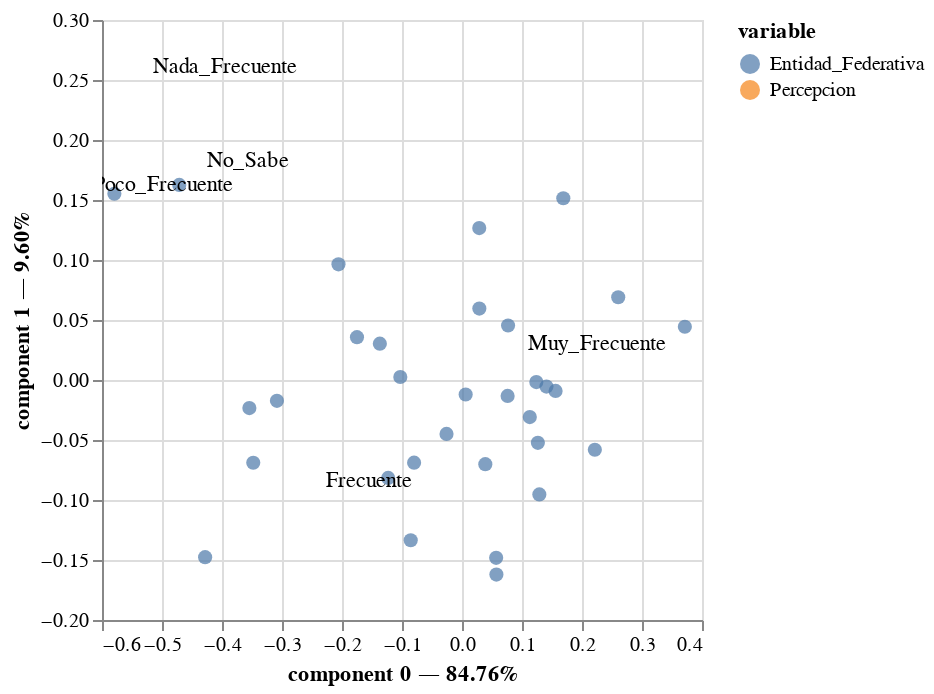

Source (notebook cell):
### Markdown cell above
Las dos primeras componentes explican más del **90% de la varianza total**.

### Code cell
ca.plot(contingency_table_corruption_perception, x_component = 0, y_component = 1, show_row_markers = True,
        show_column_markers = False, show_row_labels = False, show_column_labels = True)

### Figure 1 — Vega specification as saved in the notebook (floating-point values rounded to 4 significant figures)
{"$schema": "https://vega.github.io/schema/vega/v5.json", "data": [{"name": "param_4_store"}, {"name": "source_0", "values": [{"component 0": -0.3085, "component 1": -0.01734, "value": "AGS", "variable": "Entidad_Federativa"}, {"component 0": 0.02889, "component 1": 0.05953, "value": "BC", "variable": "Entidad_Federativa"}, {"component 0": -0.1231, "component 1": -0.08158, "value": "BCS", "variable": "Entidad_Federativa"}, {"component 0": -0.3479, "component 1": -0.069, "value": "CAMP", "variable": "Entidad_Federativa"}, {"component 0": 0.3714, "component 1": 0.04439, "value": "CDMX", "variable": "Entidad_Federativa"}, {"component 0": -0.1028, "component 1": 0.002473, "value": "CHIH", "variable": "Entidad_Federativa"}, {"component 0": 0.07678, "component 1": 0.04538, "value": "CHIS", "variable": "Entidad_Federativa"}, {"component 0": 0.02875, "component 1": 0.1266, "value": "COAH", "variable": "Entidad_Federativa"}, {"component 0": -0.175, "component 1": 0.0357, "value": "COL", "variable": "Entidad_Federativa"}, {"component 0": -0.2059, "component 1": 0.09639, "value": "DGO", "variable": "Entidad_Federativa"}, {"component 0": 0.113, "component 1": -0.03093, "value": "GRO", "variable": "Entidad_Federativa"}, {"component 0": -0.08546, "component 1": -0.1335, "value": "GTO", "variable": "Entidad_Federativa"}, {"component 0": -0.3544, "component 1": -0.02339, "value": "HGO", "variable": "Entidad_Federativa"}, {"component 0": 0.03885, "component 1": -0.07014, "value": "JAL", "variable": "Entidad_Federativa"}, {"component 0": 0.2604, "component 1": 0.06898, "value": "MEX", "variable": "Entidad_Federativa"}, {"component 0": 0.1688, "component 1": 0.1515, "value": "MICH", "variable": "Entidad_Federativa"}, {"component 0": 0.156, "component 1": -0.009104, "value": "MOR", "variable": "Entidad_Federativa"}, {"component 0": 0.1264, "component 1": -0.05237, "value": "NAY", "variable": "Entidad_Federativa"}, {"component 0": -0.07986, "component 1": -0.06887, "value": "NL", "variable": "Entidad_Federativa"}, {"component 0": 0.05733, "component 1": -0.1621, "value": "OAX", "variable": "Entidad_Federativa"}, {"component 0": 0.1289, "component 1": -0.09535, "value": "PUE", "variable": "Entidad_Federativa"}, {"component 0": 0.1407, "component 1": -0.005498, "value": "QR", "variable": "Entidad_Federativa"}, {"component 0": -0.5794, "component 1": 0.1552, "value": "QRO", "variable": "Entidad_Federativa"}, {"component 0": 0.1239, "component 1": -0.001747, "value": "SIN", "variable": "Entidad_Federativa"}, {"component 0": 0.006109, "component 1": -0.01208, "value": "SLP", "variable": "Entidad_Federativa"}, {"component 0": 0.07602, "component 1": -0.01324, "value": "SON", "variable": "Entidad_Federativa"}, {"component 0": 0.05692, "component 1": -0.1482, "value": "TAB", "variable": "Entidad_Federativa"}, {"component 0": -0.1369, "component 1": 0.03028, "value": "TAM", "variable": "Entidad_Federativa"}, {"component 0": -0.4281, "component 1": -0.1476, "value": "TLAX", "variable": "Entidad_Federativa"}, {"component 0": 0.2214, "component 1": -0.05813, "value": "VER", "variable": "Entidad_Federativa"}, {"component 0": -0.4712, "component 1": 0.1626, "value": "YUC", "variable": "Entidad_Federativa"}, {"component 0": -0.0258, "component 1": -0.04491, "value": "ZAC", "variable": "Entidad_Federativa"}]}, {"name": "source_1", "values": [{"component 0": -0.1552, "component 1": -0.08456, "value": "Frecuente", "variable": "Percepcion"}, {"component 0": 0.2245, "component 1": 0.03041, "value": "Muy_Frecuente", "variable": "Percepcion"}, {"component 0": -0.3953, "component 1": 0.2608, "value": "Nada_Frecuente", "variable": "Percepcion"}, {"component 0": -0.3575, "component 1": 0.1829, "value": "No_Sabe", "variable": "Percepcion"}, {"component 0": -0.4987, "component 1": 0.1623, "value": "Poco_Frecuente", "variable": "Percepcion"}]}, {"name": "source_2", "values": [{"component 0": -0.1552, "component 1": -0.08456, "label": "Frecuente"}, {"component 0": 0.2245, "component 1": 0.03041, "label": "Muy_Frecuente"}, {"component 0": -0.3953, "component 1": 0.2608, "label": "Nada_Frecuente"}, {"component 0": -0.3575, "component 1": 0.1829, "label": "No_Sabe"}, {"component 0": -0.4987, "component 1": 0.1623, "label": "Poco_Frecuente"}]}, {"name": "source_0_color_domain_variable_0", "values": [{"variable": "Entidad_Federativa"}]}, {"name": "source_1_color_domain_variable_1", "values": [{"variable": "Percepcion"}]}], "signals": [{"name": "unit", "value": {}, "on": [{"events": "pointermove", "update": "isTuple(group()) ? group() : unit"}]}, {"name": "param_4", "update": "vlSelectionResolve(\"param_4_store\", \"union\")"}, {"name": "param_4_component_0", "on": [{"events": [{"source": "view", "type": "dblclick"}], "update": "null"}, {"events": {"signal": "param_4_translate_delta"}, "update": "panLinear(param_4_translate_anchor.extent_x, -param_4_translate_delta.x / width)"}, {"events": {"signal": "param_4_zoom_delta"}, "update": "zoomLinear(domain(\"x\"), param_4_zoom_anchor.x, param_4_zoom_delta)"}]}, {"name": "param_4_component_1", "on": [{"events": [{"source": "view", "type": "dblclick"}], "update": "null"}, {"events": {"signal": "param_4_translate_delta"}, "update": "panLinear(param_4_translate_anchor.extent_y, param_4_translate_delta.y / height)"}, {"events": {"signal": "param_4_zoom_delta"}, "update": "zoomLinear(domain(\"y\"), param_4_zoom_anchor.y, param_4_zoom_delta)"}]}, {"name": "param_4_tuple", "on": [{"events": [{"signal": "param_4_component_0 || param_4_component_1"}], "update": "param_4_component_0 && param_4_component_1 ? {unit: \"view_4\", fields: param_4_tuple_fields, values: [param_4_component_0,param_4_component_1]} : null"}]}, {"name": "param_4_tuple_fields", "value": [{"field": "component 0", "channel": "x", "type": "R"}, {"field": "component 1", "channel": "y", "type": "R"}]}, {"name": "param_4_translate_anchor", "value": {}, "on": [{"events": [{"source": "scope", "type": "pointerdown"}], "update": "{x: x(unit), y: y(unit), extent_x: domain(\"x\"), extent_y: domain(\"y\")}"}]}, {"name": "param_4_translate_delta", "value": {}, "on": [{"events": [{"source": "window", "between": [{"source": "scope", "type": "pointerdown"}, {"source": "window", "type": "pointerup"}], "consume": true, "type": "pointermove"}], "update": "{x: param_4_translate_anchor.x - x(unit), y: param_4_translate_anchor.y - y(unit)}"}]}, {"name": "param_4_zoom_anchor", "on": [{"events": [{"source": "scope", "consume": true, "type": "wheel"}], "update": "{x: invert(\"x\", x(unit)), y: invert(\"y\", y(unit))}"}]}, {"name": "param_4_zoom_delta", "on": [{"events": [{"source": "scope", "consume": true, "type": "wheel"}], "update": "pow(1.001, event.deltaY * pow(16, event.deltaMode))", "force": true}]}, {"name": "param_4_modify", "on": [{"events": {"signal": "param_4_tuple"}, "update": "modify(\"param_4_store\", param_4_tuple, true)"}]}], "marks": [{"type": "symbol", "name": "view_4_marks", "from": {"data": "source_0"}, "encode": {"update": {"shape": {"value": "circle"}, "x": {"field": "component 0", "scale": "x"}, "y": {"field": "component 1", "scale": "y"}, "fill": {"field": "variable", "scale": "color"}, "size": {"value": 50}, "tooltip": {"signal": "{\"variable\": isValid(datum[\"variable\"]) ? datum[\"variable\"] : \"\"+datum[\"variable\"], \"value\": isValid(datum[\"value\"]) ? datum[\"value\"] : \"\"+datum[\"value\"], \"component 0\": format(datum[\"component 0\"], \"\"), \"component 1\": format(datum[\"component 1\"], \"\")}"}, "opacity": {"value": 0.7}}}, "clip": true, "style": ["circle"], "interactive": true}, {"type": "symbol", "name": "layer_1_marks", "from": {"data": "source_1"}, "encode": {"update": {"x": {"field": "component 0", "scale": "x"}, "size": {"value": 0}, "fill": {"field": "variable", "scale": "color"}, "y": {"field": "component 1", "scale": "y"}, "opacity": {"value": 0.7}, "shape": {"value": "circle"}, "tooltip": {"signal": "{\"variable\": isValid(datum[\"variable\"]) ? datum[\"variable\"] : \"\"+datum[\"variable\"], \"value\": isValid(datum[\"value\"]) ? datum[\"value\"] : \"\"+datum[\"value\"], \"component 0\": format(datum[\"component 0\"], \"\"), \"component 1\": format(datum[\"component 1\"], \"\")}"}}}, "interactive": true, "clip": true, "style": ["circle"]}, {"type": "text", "name": "layer_2_marks", "from": {"data": "source_2"}, "encode": {"update": {"text": {"signal": "isValid(datum[\"label\"]) ? datum[\"label\"] : \"\"+datum[\"label\"]"}, "align": {"value": "center"}, "baseline": {"value": "middle"}, "fill": {"value": "black"}, "x": {"field": "component 0", "scale": "x"}, "y": {"field": "component 1", "scale": "y"}}}, "interactive": false, "clip": true, "style": ["text"]}], "scales": [{"name": "x", "type": "linear", "domain": {"fields": [{"data": "source_0", "field": "component 0"}, {"data": "source_1", "field": "component 0"}, {"data": "source_2", "field": "component 0"}]}, "range": [0, {"signal": "width"}], "domainRaw": {"signal": "param_4[\"component 0\"]"}, "zero": false, "nice": true}, {"name": "y", "type": "linear", "domain": {"fields": [{"data": "source_0", "field": "component 1"}, {"data": "source_1", "field": "component 1"}, {"data": "source_2", "field": "component 1"}]}, "range": [{"signal": "height"}, 0], "domainRaw": {"signal": "param_4[\"component 1\"]"}, "zero": false, "nice": true}, {"name": "color", "type": "ordinal", "domain": {"fields": [{"data": "source_0_color_domain_variable_0", "field": "variable"}, {"data": "source_1_color_domain_variable_1", "field": "variable"}], "sort": true}, "range": "category"}], "axes": [{"scale": "x", "domain": false, "labels": false, "maxExtent": 0, "grid": true, "aria": false, "minExtent": 0, "gridScale": "y", "zindex": 0, "ticks": false, "orient": "bottom", "tickCount": {"signal": "ceil(width/40)"}}, {"scale": "y", "maxExtent": 0, "ticks": false, "tickCount": {"signal": "ceil(height/40)"}, "minExtent": 0, "domain": false, "gridScale": "x", "labels": false, "zindex": 0, "grid": true, "orient": "left", "aria": false}, {"scale": "x", "labelOverlap": true, "tickCount": {"signal": "ceil(width/40)"}, "title": "component 0 — 84.76%", "labelFlush": true, "zindex": 0, "grid": false, "orient": "bottom"}, {"scale": "y", "title": "component 1 — 9.60%", "grid": false, "labelOverlap": true, "tickCount": {"signal": "ceil(height/40)"}, "orient": "left", "zindex": 0}], "height": 300, "background": "white", "padding": 5, "width": 300, "style": "cell", "legends": [{"fill": "color", "symbolType": "circle", "title": "variable", "encode": {"symbols": {"update": {"opacity": {"value": 0.7}}}}}]}
